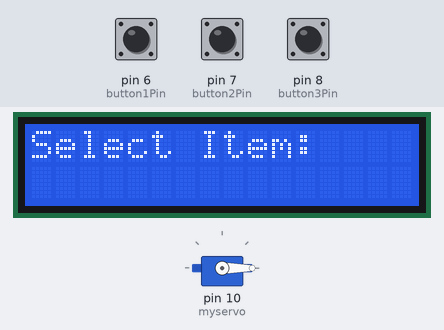
Bench run of a sketch on a simulated Arduino Uno, built with avr-gcc and run on an emulated ATmega328P. Parts: 16×2 character LCD, servo. Inputs (shaded band) come from the test bench; at power-on: pin 8 (button3Pin) LOW, pin 6 (button1Pin) LOW, pin 7 (button2Pin) LOW.

Above: at 1.2 s.
1.3 s: pin 8 (button3Pin) pulled HIGH for 3.2 s
At 2.1 s:
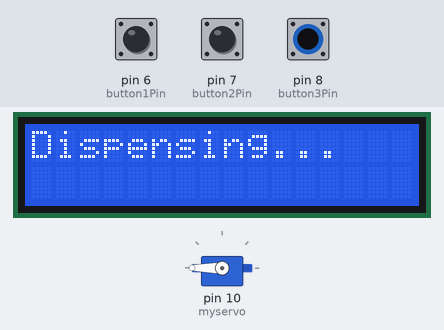
6.2 s: pin 6 (button1Pin) pulled HIGH for 3.2 s
At 9.8 s:
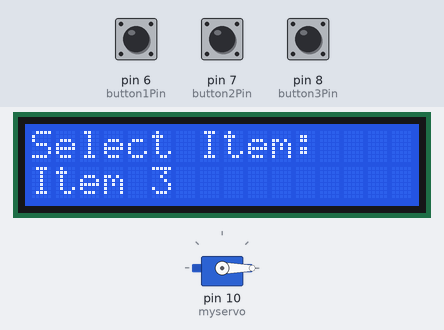
10.9 s: pin 8 (button3Pin) pulled HIGH for 0.15 s
At 11.7 s:
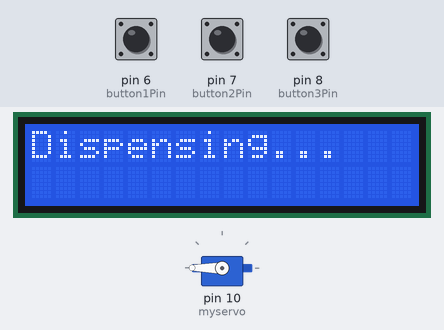
13.4 s: pin 6 (button1Pin) pulled HIGH for 0.15 s
At 14.0 s:
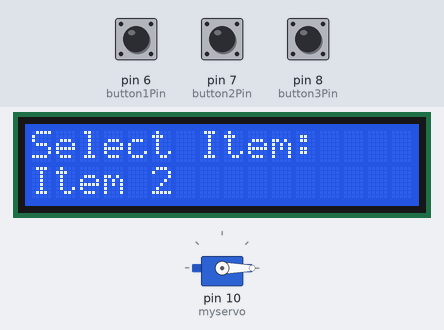
Timing chart, 0 to 16.0 s (numbered marks = the images above; inputs shaded):
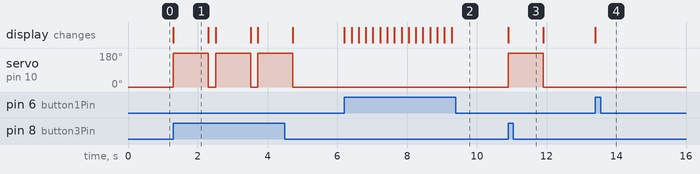

Measured:
- after the input at 1.3 s, servo on pin 10 (myservo): alternates 180° for 1.0 s and 0° for 0.20 s, starting at once; the display: changes at once (image 1)
- after the input at 6.2 s, the display: changes at once (image 2)
- after the input at 10.9 s, servo on pin 10 (myservo): 0° → 180° at once, → 0° 1.0 s later; the display: changes at once (image 3)
- after the input at 13.4 s, the display: changes at once (image 4)
- what the display in image 1 shows lasts 1.0 s, from 1.3 s to 2.3 s

The sketch:

Project_35_Vending_Machine.ino
```cpp
/*

Keye New RFID Starter Kit

Project 35

Vending machine

Edit By Keyes

*/

#include <LiquidCrystal.h>

#include <Servo.h>

// Initialize LCD1602

LiquidCrystal lcd(12, 11, 5, 4, 3, 2);

// Initialize servo motor

Servo myservo;

// Define button pins

const int button1Pin = 6;

const int button2Pin = 7;

const int button3Pin = 8;

// Item selection variable

int selectedItem = 0;

void setup() {

// Set button pin modes

pinMode(button1Pin, INPUT);

pinMode(button2Pin, INPUT);

pinMode(button3Pin, INPUT);

// Initialize LCD

lcd.begin(16, 2);

lcd.print("Select Item:");

// Initialize servo motor

myservo.attach(10);

myservo.write(0); // Initial position

}

void loop() {

// Read button states

int button1State = digitalRead(button1Pin);

int button2State = digitalRead(button2Pin);

int button3State = digitalRead(button3Pin);

// Detect button 1 (select previous item)

if (button1State == HIGH) {

selectedItem--;

if (selectedItem < 0) {

selectedItem = 2; // Assume there are 3 items

}

updateLCD();

delay(200); // Debounce delay

}

// Detect button 2 (select next item)

if (button2State == HIGH) {

selectedItem++;

if (selectedItem > 2) {

selectedItem = 0;

}

updateLCD();

delay(200); // Debounce delay

}

// Detect button 3 (confirm purchase)

if (button3State == HIGH) {

dispenseItem();

delay(200); // Debounce delay

}

}

void updateLCD() {

lcd.clear();

lcd.print("Select Item:");

lcd.setCursor(0, 1);

lcd.print("Item ");

lcd.print(selectedItem + 1); // Display item number

}

void dispenseItem() {

lcd.clear();

lcd.print("Dispensing...");

myservo.write(180); // Rotate servo to release item

delay(1000); // Wait for item to be released

myservo.write(0); // Reset servo

lcd.clear();

lcd.print("Select Item:");

}
```
